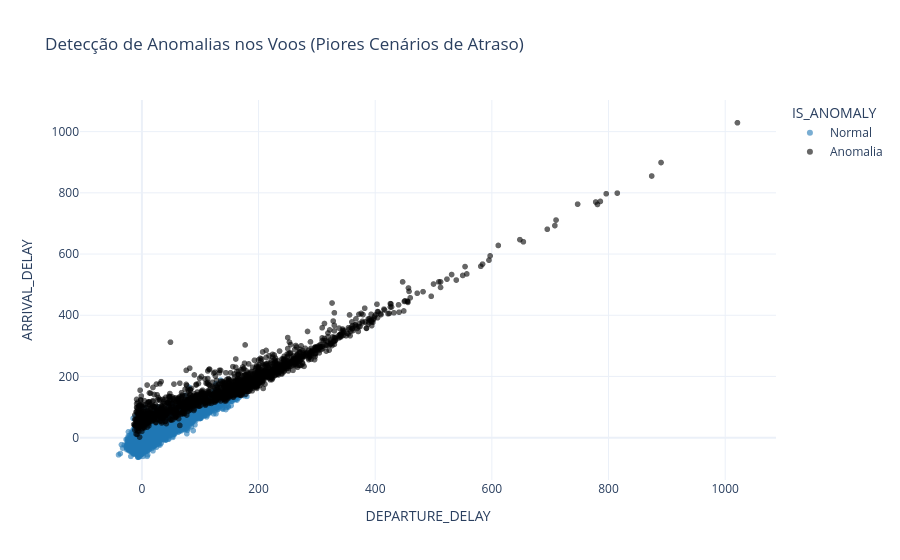

The cell this chart's notebook holds for it:
### Markdown cell above
Visualizando os resultados das anomalias no gráfico de dispersão.

### Code cell
# 4. Visualização
# Plotando a relação entre Atraso na Partida e na Chegada
fig_iso = px.scatter(
    df_iso_sample,
    x='DEPARTURE_DELAY',
    y='ARRIVAL_DELAY',
    color='IS_ANOMALY',
    title='Detecção de Anomalias nos Voos (Piores Cenários de Atraso)',
    opacity=0.6,
    color_discrete_map={'Normal': '#1f77b4', 'Anomalia': 'black'},
    template='plotly_white',
    render_mode='webgl'
)

fig_iso.show()

# Verificando a média das variáveis nos cenários normais vs anomalias
display(df_iso_sample.groupby('IS_ANOMALY')[iso_features].mean())

### Figure 1 — Plotly figure (JSON) as saved in the notebook; plotly's stock layout.template omitted (floating-point values rounded to 4 significant figures; data arrays with more than 128 entries replaced by an {"elided": "..."} marker saying what was removed)
{"data": [{"hovertemplate": "IS_ANOMALY=Normal<br>DEPARTURE_DELAY=%{x}<br>ARRIVAL_DELAY=%{y}<extra></extra>", "legendgroup": "Normal", "marker": {"color": "#1f77b4", "opacity": 0.6, "symbol": "circle"}, "mode": "markers", "name": "Normal", "showlegend": true, "type": "scattergl", "x": {"elided": "98000 float values"}, "xaxis": "x", "y": {"elided": "98000 float values"}, "yaxis": "y"}, {"hovertemplate": "IS_ANOMALY=Anomalia<br>DEPARTURE_DELAY=%{x}<br>ARRIVAL_DELAY=%{y}<extra></extra>", "legendgroup": "Anomalia", "marker": {"color": "black", "opacity": 0.6, "symbol": "circle"}, "mode": "markers", "name": "Anomalia", "showlegend": true, "type": "scattergl", "x": {"elided": "2000 float values"}, "xaxis": "x", "y": {"elided": "2000 float values"}, "yaxis": "y"}], "layout": {"legend": {"title": {"text": "IS_ANOMALY"}, "tracegroupgap": 0}, "title": {"text": "Detecção de Anomalias nos Voos (Piores Cenários de Atraso)"}, "xaxis": {"anchor": "y", "domain": [0, 1], "title": {"text": "DEPARTURE_DELAY"}}, "yaxis": {"anchor": "x", "domain": [0, 1], "title": {"text": "ARRIVAL_DELAY"}}}}
